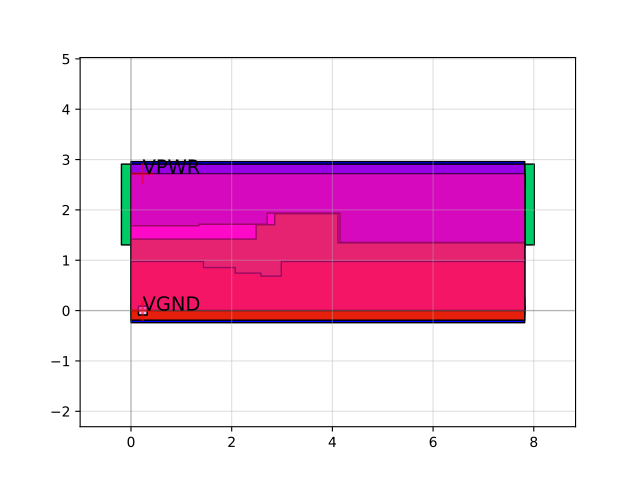

This figure's Python source:
import sky130

c = sky130.components.sky130_fd_sc_hd__dlrbp_1()
c.plot()
